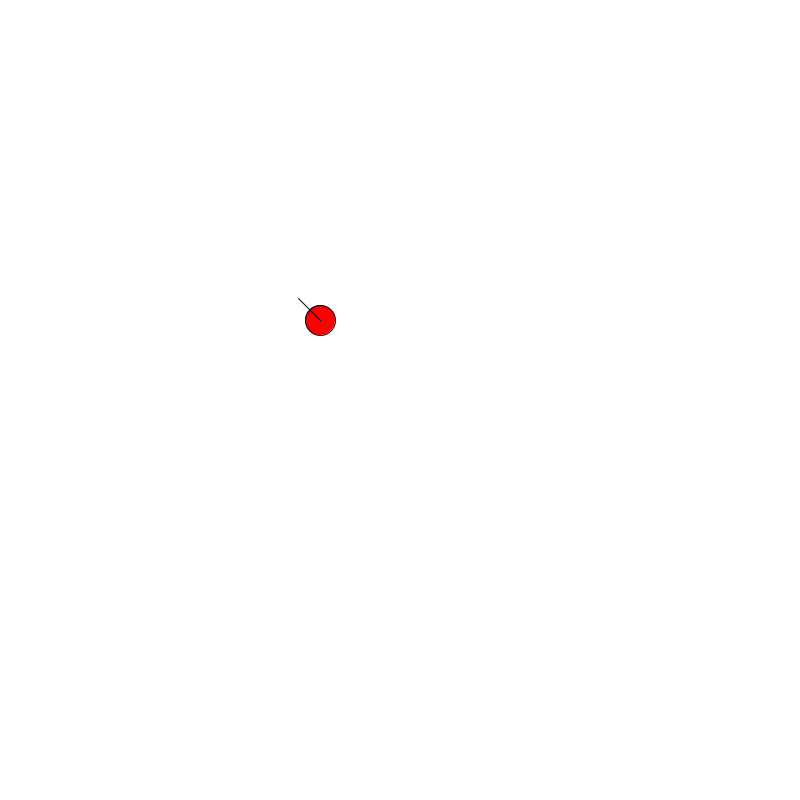
Frame 1 (no input)
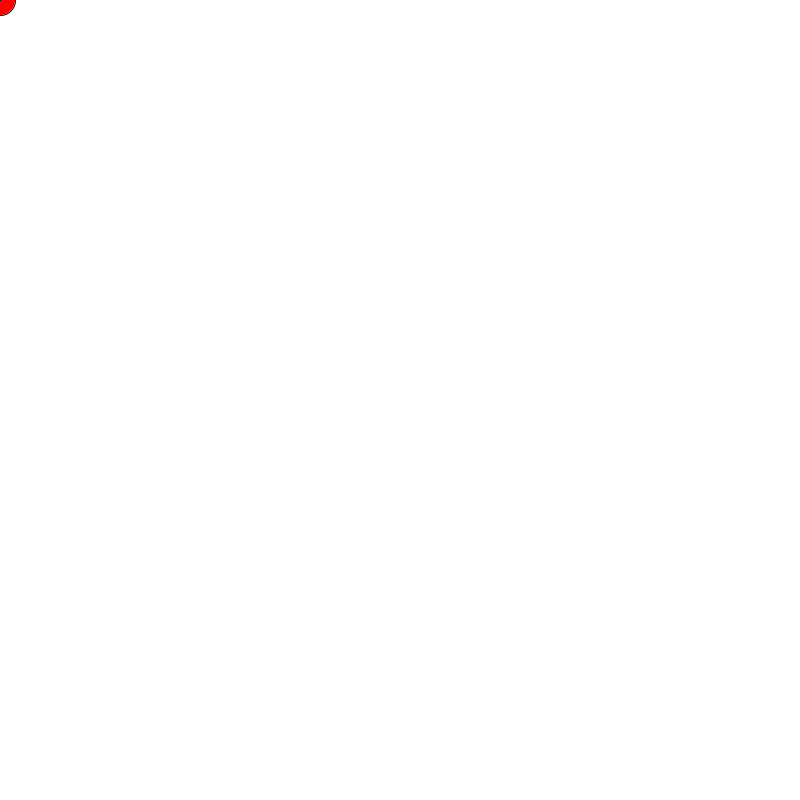
Frame 60 (the mouse pressed at the canvas centre just before this capture)
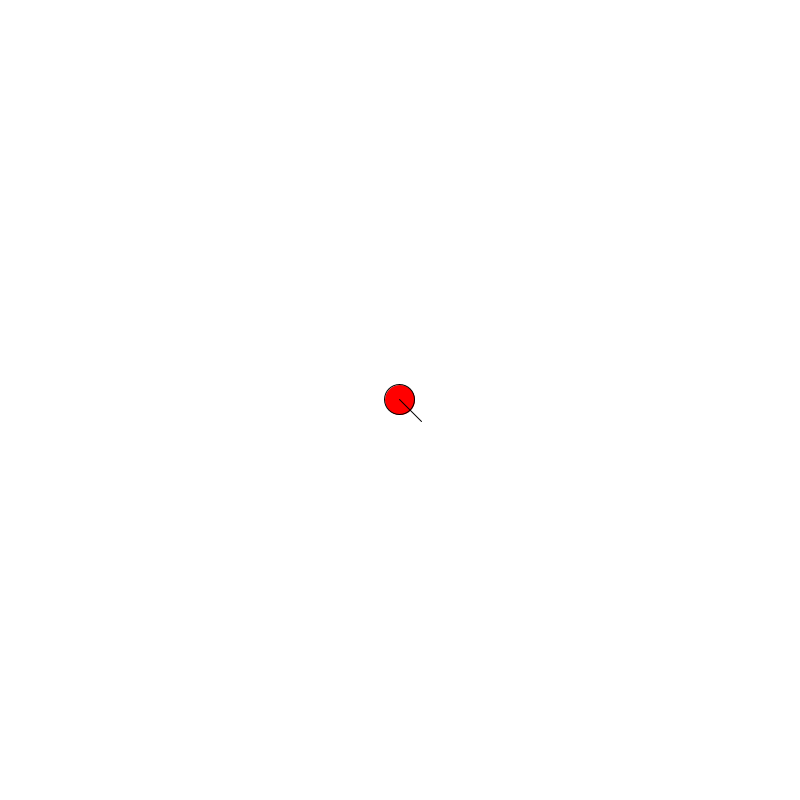
Frame 120 (the mouse held since frame 60 and released just before this capture)

The Processing sketch that drew these frames (run headless with seeded random() and noise(); from frame 60 on, the mouse is pressed at the canvas centre):

// Processing sketch: advanced_ChaseBall
// ── advanced_ChaseBall.pde
float x = 400.0;
float y = 400.0;
float x1 = 0.0;
float y1 = 0.0;

void setup()
{
  size(800, 800);
  background(255, 255, 255);
  frameRate(10);
}

void draw()
{ 
  background(255, 255, 255);

  x = tracking_x(x);
  y = tracking_y(y);
  
  fill(255, 0, 0);
  ellipse(x, y, 30, 30);
  
  x1 = trackingLine_x(x);
  y1 = trackingLine_y(x, y);
  
  fill(0, 0, 0);
  line(x, y, x1, y1);
}

float tracking_x(float x){
  x += (mouseX - x) * 0.2;
  
  return x;
}
  
float tracking_y(float y){
  y += (mouseY - y) * 0.2;
  
  return y;
}

float trackingLine_x(float x){
  float theta = atan2(mouseY - y, mouseX - x);
  
  x += 30 * cos(theta);
  
  //if(mouseX < x){
  //  x -= 10;
  //}else if (mouseX > x){
  //  x += 10;
  //}
  
  return x;
}
  
float trackingLine_y(float x, float y){
  float theta = atan2(mouseY - y, mouseX - x);
  
  y += 30 * sin(theta);
  
  
  //if(mouseY < y && mouseX > x){
  //  y += 10 * sin(theta);
  //}else if(mouseY < y && mouseX < x){
  //  y += 10 * sin(theta);
  //}else if (mouseY > y){
    //y += 10 * sin(theta) / cos(theta);;
  //}
  
  return y;
}
